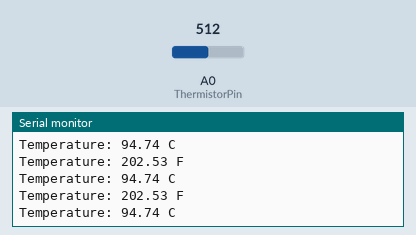
Recording of a sketch running on a simulated Arduino Uno, built with avr-gcc and run on an emulated ATmega328P. Shown: the last lines printed to the serial monitor. The test bench sets the inputs (shaded band); at power-on: A0 (ThermistorPin) = 512.

Above: at 1.3 s.
1.4 s: A0 (ThermistorPin) set to 716
At 1.82 s:
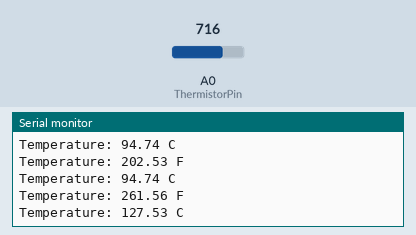
2.9 s: A0 (ThermistorPin) set to 900
At 3.33 s:
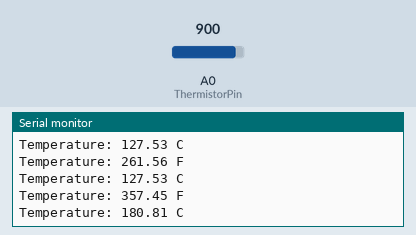
Timing chart, 0 to 5.9 s (numbered marks = the images above; inputs shaded):
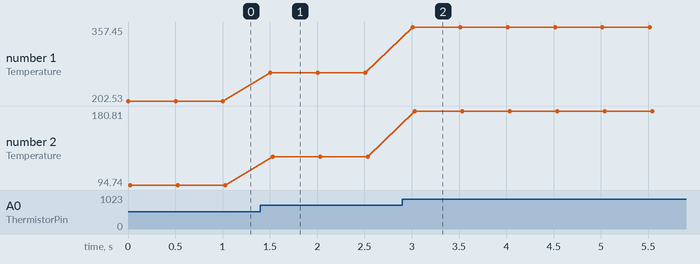

Measured:
- after the input at 1.4 s, the serial monitor: prints a new line after 0.11 s (image 1)
- after the input at 2.9 s, the serial monitor: prints a new line after 0.11 s (image 2)
- plotted number 1: 202.53 → 261.56 after the input at 1.4 s, 261.56 → 357.45 after the input at 2.9 s
- plotted number 2: 94.74 → 127.53 after the input at 1.4 s, 127.53 → 180.81 after the input at 2.9 s

The sketch:

Thermistor.ino
```cpp
int ThermistorPin = 0;
int Vo;
float R1 = 1000;
float logR2, R2, T, cel;
float c1 = 1.009249522e-03, c2 = 2.378405444e-04, c3 = 2.019202697e-07;

void setup() {
Serial.begin(9600);
}

void loop() {

  Vo = analogRead(ThermistorPin);
  R2 = R1 * (1023.0 / (float)Vo - 1.0);
  logR2 = log(R2);
  T = (1.0 / (c1 + c2*logR2 + c3*logR2*logR2*logR2));
  T = T - 273.15;
  T = (T * 9.0)/ 5.0 + 32.0;

  Serial.print("Temperature: ");
  Serial.print(T);
  Serial.println(" F");

  cel = ((T-32)*5)/9;
  Serial.print("Temperature: ");
  Serial.print(cel);
  Serial.println(" C");

  delay(500);
}
```
